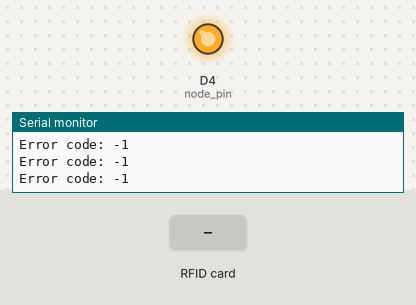
A sketch run on a simulated ESP8266 (NodeMCU). On the bench: output pins drawn as LEDs (lit = HIGH), the last lines printed to the serial monitor. Inputs (shaded band) come from the test bench. WiFi joins after 1.5 s; servers stay silent unless stated; uploads are accepted with an empty reply.

Above: at 2.7 s.
2.8 s: RFID card 6A 75 84 07 held to the reader
At 3.9 s:
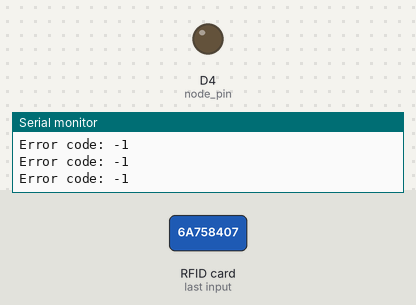
Timing chart, 0 to 5.8 s (numbered marks = the images above; inputs shaded):
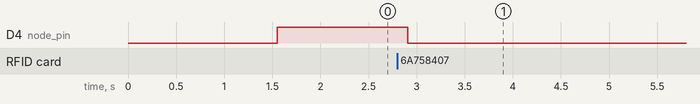

The sketch:

nodemcu_rfid_card_data.ino
```cpp
#include<MFRC522.h>
#include<SPI.h>
#include <ESP8266WiFi.h>
#include <ESP8266HTTPClient.h>
#include <WiFiClient.h>
#include <Arduino_JSON.h>
#define RST_PIN         D2          // Configurable, see typical pin layout above
#define SS_PIN          D8
#define node_pin        D4
const char* ssid = "dhong";
const char* password = "01521439838";

//Your Domain name with URL path or IP address with path
String servername = "https://192.168.0.100:8000/writelocation";
MFRC522 mfrc522(SS_PIN, RST_PIN);
String serverReturn;
const char* returnserverName = "http://192.168.0.100:8000/readStatus";
WiFiClient client;
HTTPClient http;
void setup()
{
  WiFi.begin(ssid, password);
  Serial.begin(115200);
  Serial.println("Connecting");
  while (WiFi.status() != WL_CONNECTED) {
    delay(500);
    Serial.print(".");
  }
  Serial.println("");
  Serial.print("Connected to WiFi network with IP Address: ");
  Serial.println(WiFi.localIP());
  pinMode(node_pin, OUTPUT);
  SPI.begin();

  mfrc522.PCD_Init();
  digitalWrite(node_pin, HIGH);

}
void loop()
{

  if (mfrc522.PICC_IsNewCardPresent())
  {
    if (mfrc522.PICC_ReadCardSerial())
    {
      String uid = "";

      for (int i = 0; i < mfrc522.uid.size; i++)
      {
        uid.concat(String(mfrc522.uid.uidByte[i] < 0x10 ? "0" : ""));
        uid.concat(String(mfrc522.uid.uidByte[i], HEX));
      }
      uid.toUpperCase();

      if (uid == "6A758407")
      {
        digitalWrite(node_pin, LOW);
        Serial.println("1");
        String statuso = "Stop";
        String locationo = "1";

        serverDatasend(servername, locationo, statuso);


      }
      if (uid == "6B86CC21")
      {
        digitalWrite(node_pin, LOW);
        Serial.println("2");
        String statuso = "Stop";
        String locationo = "2";

        serverDatasend(servername, locationo, statuso);


      }
      if (uid == "3AFA8A07")
      {
        digitalWrite(node_pin, LOW);
        String statuso = "Stop";
        String locationo = "3";

        serverDatasend(servername, locationo, statuso);


      }
      if (uid == "2B2BB821")
      {
        digitalWrite(node_pin, LOW);
        Serial.println("4");
        String statuso = "Stop";
        String locationo = "4";

        serverDatasend(servername, locationo, statuso);


      }
    }
  }

  httpGETRequest(returnserverName);


}

void serverDatasend(String serverName, String locationo, String statuso) {
  if (WiFi.status() == WL_CONNECTED) {

    String serverPath = serverName + "?Locationo=" + locationo + "&" + "Status=" + statuso;
    http.begin(client, serverPath.c_str());


    int httpResponseCode = http.GET();

    if (httpResponseCode > 0) {
      Serial.print("HTTP Response code: ");
      Serial.println(httpResponseCode);
      String payload = http.getString();
      Serial.println(payload);
    }
    else {
      Serial.print("Error code: ");
      Serial.println(httpResponseCode);
    }
    http.end();
  }
}
void httpGETRequest(const char* serverName) {

  if (WiFi.status() == WL_CONNECTED) {
    // Your IP address with path or Domain name with URL path
    http.begin(client, serverName);

    // Send HTTP POST request
    int httpResponseCode = http.GET();

    String payload = "{}";

    if (httpResponseCode > 0) {
      // Serial.print("HTTP Response code: ");
      // Serial.println(httpResponseCode);
      payload = http.getString();
      JSONVar myObject = JSON.parse(payload);

      if (JSON.typeof(myObject) == "undefined") {
        // Serial.println("Parsing input failed!");
        return;
      }

      String m = myObject["result"];
      if (m == "Start") {
        digitalWrite(node_pin, HIGH);

      }
       if (m == "Stop") {
        digitalWrite(node_pin, LOW);

      }


    }
    else {
      Serial.print("Error code: ");
      Serial.println(httpResponseCode);
    }
    // Free resources
    http.end();


  }
}
```

Measured:
- after the input at 2.8 s, D4 (node_pin): HIGH → LOW after 0.11 s
